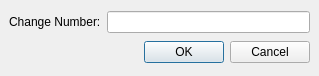
<ui version="4.0" >
 <class>Perforce::Internal::ChangeNumberDialog</class>
 <widget class="QDialog" name="Perforce::Internal::ChangeNumberDialog" >
  <property name="geometry" >
   <rect>
    <x>0</x>
    <y>0</y>
    <width>319</width>
    <height>76</height>
   </rect>
  </property>
  <property name="windowTitle" >
   <string>Change Number</string>
  </property>
  <layout class="QGridLayout" >
   <property name="margin" >
    <number>9</number>
   </property>
   <property name="spacing" >
    <number>6</number>
   </property>
   <item row="0" column="1" >
    <widget class="QLineEdit" name="numberLineEdit" />
   </item>
   <item row="0" column="0" >
    <widget class="QLabel" name="label" >
     <property name="text" >
      <string>Change Number:</string>
     </property>
    </widget>
   </item>
   <item row="1" column="0" colspan="2" >
    <widget class="QDialogButtonBox" name="buttonBox" >
     <property name="orientation" >
      <enum>Qt::Horizontal</enum>
     </property>
     <property name="standardButtons" >
      <set>QDialogButtonBox::Cancel|QDialogButtonBox::NoButton|QDialogButtonBox::Ok</set>
     </property>
    </widget>
   </item>
  </layout>
 </widget>
 <resources/>
 <connections>
  <connection>
   <sender>buttonBox</sender>
   <signal>accepted()</signal>
   <receiver>Perforce::Internal::ChangeNumberDialog</receiver>
   <slot>accept()</slot>
   <hints>
    <hint type="sourcelabel" >
     <x>59</x>
     <y>24</y>
    </hint>
    <hint type="destinationlabel" >
     <x>160</x>
     <y>38</y>
    </hint>
   </hints>
  </connection>
  <connection>
   <sender>buttonBox</sender>
   <signal>rejected()</signal>
   <receiver>Perforce::Internal::ChangeNumberDialog</receiver>
   <slot>reject()</slot>
   <hints>
    <hint type="sourcelabel" >
     <x>59</x>
     <y>24</y>
    </hint>
    <hint type="destinationlabel" >
     <x>160</x>
     <y>38</y>
    </hint>
   </hints>
  </connection>
 </connections>
</ui>
